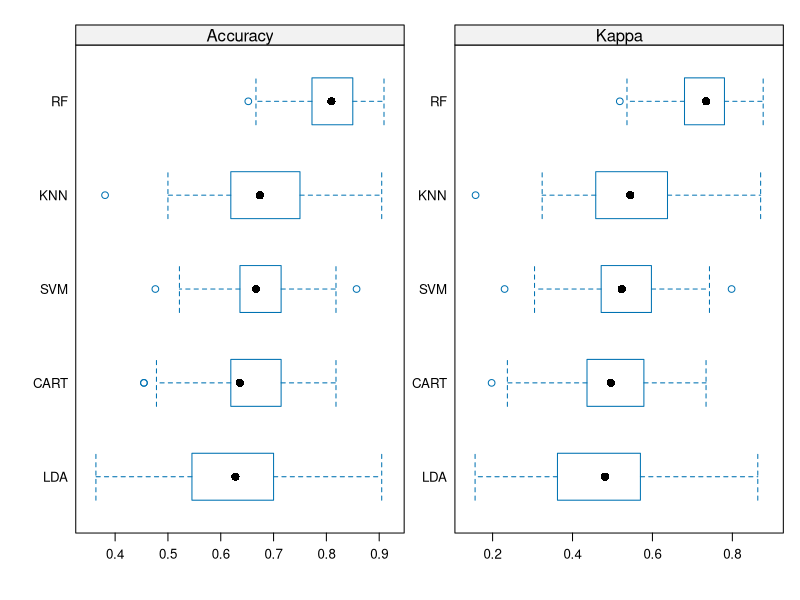
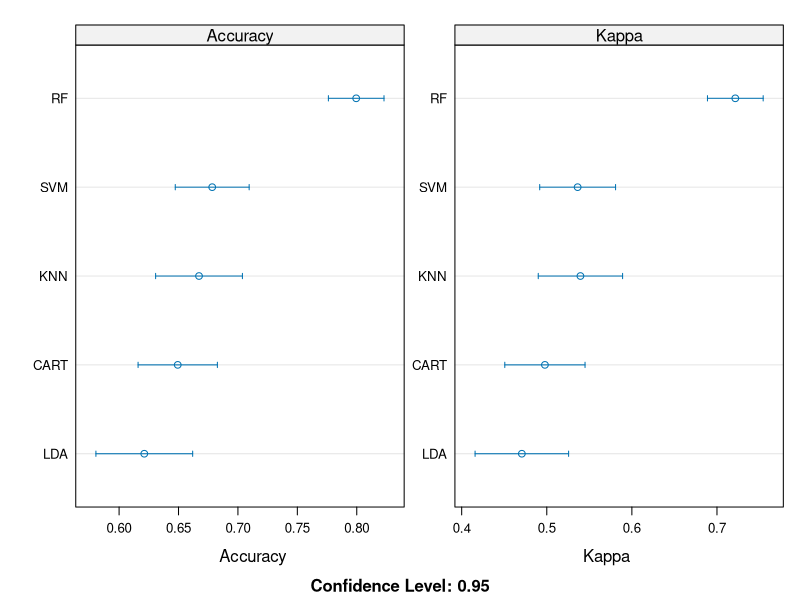
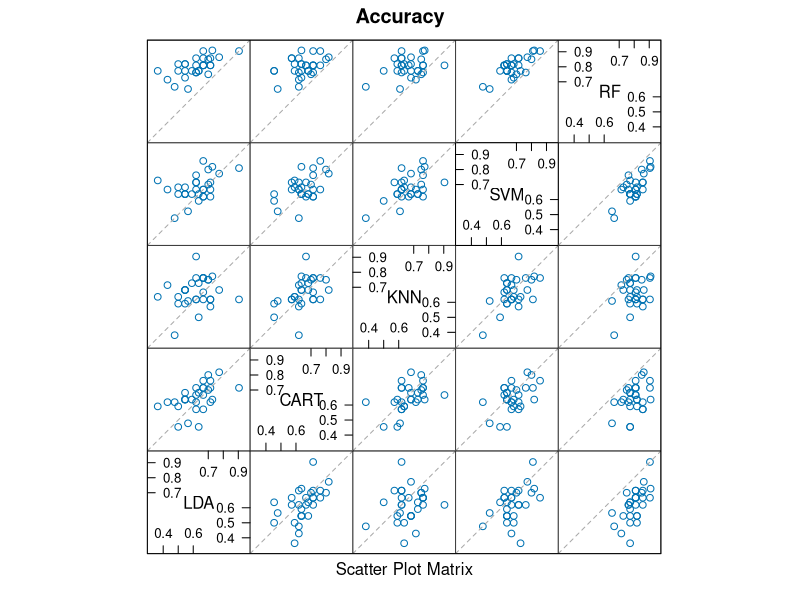
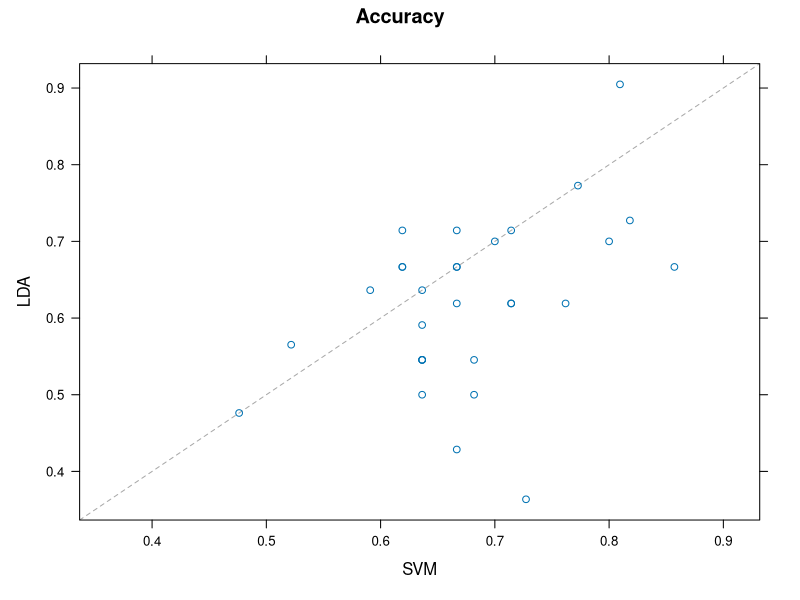
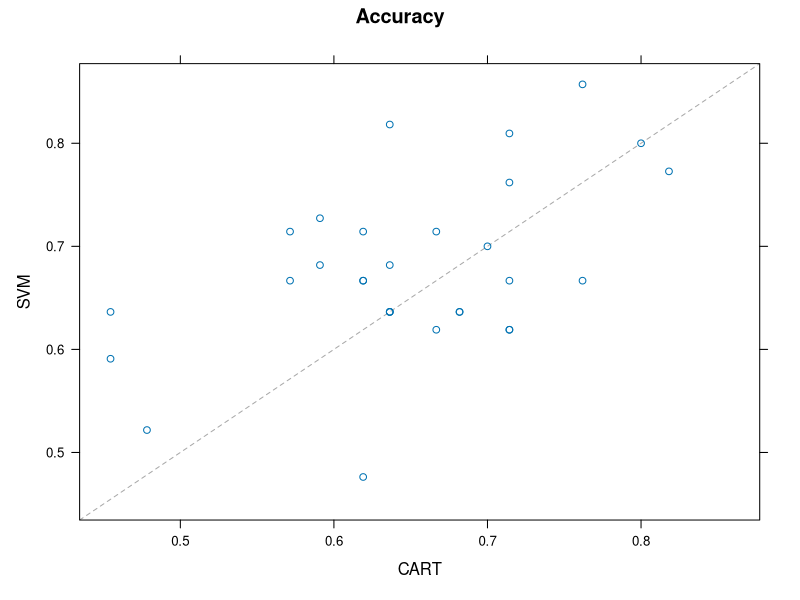

These charts were generated, in order, by the following R code:
# STEP 1. Install and Load the Required Packages ----
## mlbench ----
if (require("mlbench")) {
  require("mlbench")
} else {
  install.packages("mlbench", dependencies = TRUE,
                   repos = "https://cloud.r-project.org")
}

## caret ----
if (require("caret")) {
  require("caret")
} else {
  install.packages("caret", dependencies = TRUE,
                   repos = "https://cloud.r-project.org")
}

## kernlab ----
if (require("kernlab")) {
  require("kernlab")
} else {
  install.packages("kernlab", dependencies = TRUE,
                   repos = "https://cloud.r-project.org")
}

## randomForest ----
if (require("randomForest")) {
  require("randomForest")
} else {
  install.packages("randomForest", dependencies = TRUE,
                   repos = "https://cloud.r-project.org")
}

# STEP 2. Load the Dataset ----
if (require("mlbench")) {
  require("mlbench")
} else {
  install.packages("mlbench", dependencies = TRUE,
                   repos = "https://cloud.r-project.org")
}

data("Glass")


# STEP 3. The Resamples Function ----

# Analogy: We cannot compare apples with oranges; we compare apples with apples.

# The "resamples()"  function checks that the models are comparable and that
# they used the same training scheme ("train_control" configuration).
# To do this, after the models are trained, they are added to a list and we
# pass this list of models as an argument to the resamples() function in R.

## 3.a. Train the Models ----
# We train the following models, all of which are using 10-fold repeated cross
# validation with 3 repeats:
#   LDA
#   CART
#   KNN
#   SVM
#   Random Forest

train_control <- trainControl(method = "repeatedcv", number = 10, repeats = 3)

### LDA ----
set.seed(7)
type_model_lda <- train(Type ~ ., data = Glass,
                            method = "lda", trControl = train_control)

### CART ----
set.seed(7)
type_model_cart <- train(Type ~ ., data = Glass,
                             method = "rpart", trControl = train_control)

### KNN ----
set.seed(7)
type_model_knn <- train(Type ~ ., data = Glass,
                            method = "knn", trControl = train_control)

### SVM ----
set.seed(7)
type_model_svm <- train(Type ~ ., data = Glass,
                            method = "svmRadial", trControl = train_control)

### Random Forest ----
set.seed(7)
type_model_rf <- train(Type ~ ., data = Glass,
                           method = "rf", trControl = train_control)

## 3.b. Call the `resamples` Function ----
# We then create a list of the model results and pass the list as an argument
# to the `resamples` function.

results <- resamples(list(LDA = type_model_lda, CART = type_model_cart,
                          KNN = type_model_knn, SVM = type_model_svm,
                          RF = type_model_rf))

# STEP 4. Display the Results ----
## 1. Table Summary ----
# This is the simplest comparison. It creates a table with one model per row
# and its corresponding evaluation metrics displayed per column.

summary(results)

## 2. Box and Whisker Plot ----
# This is useful for visually observing the spread of the estimated accuracies
# for different algorithms and how they relate.

scales <- list(x = list(relation = "free"), y = list(relation = "free"))
bwplot(results, scales = scales)

## 3. Dot Plots ----
# They show both the mean estimated accuracy as well as the 95% confidence
# interval (e.g. the range in which 95% of observed scores fell).

scales <- list(x = list(relation = "free"), y = list(relation = "free"))
dotplot(results, scales = scales)

## 4. Scatter Plot Matrix ----
# This is useful when considering whether the predictions from two
# different algorithms are correlated. If weakly correlated, then they are good
# candidates for being combined in an ensemble prediction.

splom(results)

## 5. Pairwise xyPlots ----
# You can zoom in on one pairwise comparison of the accuracy of trial-folds for
# two models using an xyplot.

# xyplot plots to compare models
xyplot(results, models = c("LDA", "SVM"))

# or
# xyplot plots to compare models
xyplot(results, models = c("SVM", "CART"))

## 6. Statistical Significance Tests ----
# This is used to calculate the significance of the differences between the
# metric distributions of the various models.

### Upper Diagonal ----
# The upper diagonal of the table shows the estimated difference between the
# distributions. If we think that LDA is the most accurate model from looking
# at the previous graphs, we can get an estimate of how much better it is than
# specific other models in terms of absolute accuracy.

### Lower Diagonal ----
# The lower diagonal contains p-values of the null hypothesis.
# The null hypothesis is a claim that "the distributions are the same".
# A lower p-value is better (more significant).

diffs <- diff(results)

summary(diffs)
